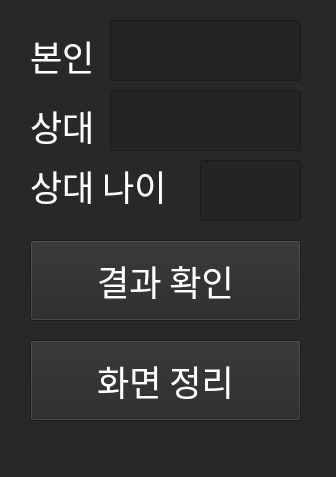
<?xml version="1.0" encoding="UTF-8"?>
<ui version="4.0">
 <class>MainWindow</class>
 <widget class="QMainWindow" name="MainWindow">
  <property name="geometry">
   <rect>
    <x>0</x>
    <y>0</y>
    <width>336</width>
    <height>477</height>
   </rect>
  </property>
  <property name="windowTitle">
   <string>MainWindow</string>
  </property>
  <property name="autoFillBackground">
   <bool>false</bool>
  </property>
  <property name="styleSheet">
   <string notr="true">background-color: rgb(40, 40, 40);</string>
  </property>
  <widget class="QWidget" name="centralwidget">
   <widget class="QLabel" name="label">
    <property name="geometry">
     <rect>
      <x>30</x>
      <y>20</y>
      <width>181</width>
      <height>71</height>
     </rect>
    </property>
    <property name="font">
     <font>
      <family>궁서체</family>
      <pointsize>26</pointsize>
      <underline>false</underline>
     </font>
    </property>
    <property name="styleSheet">
     <string notr="true">color: rgb(255, 255, 255);</string>
    </property>
    <property name="text">
     <string>본인</string>
    </property>
   </widget>
   <widget class="QLabel" name="label_2">
    <property name="geometry">
     <rect>
      <x>30</x>
      <y>90</y>
      <width>181</width>
      <height>71</height>
     </rect>
    </property>
    <property name="font">
     <font>
      <family>궁서체</family>
      <pointsize>26</pointsize>
      <underline>false</underline>
     </font>
    </property>
    <property name="styleSheet">
     <string notr="true">color: rgb(255, 255, 255);</string>
    </property>
    <property name="text">
     <string>상대</string>
    </property>
   </widget>
   <widget class="QLabel" name="label_3">
    <property name="geometry">
     <rect>
      <x>30</x>
      <y>150</y>
      <width>181</width>
      <height>71</height>
     </rect>
    </property>
    <property name="font">
     <font>
      <family>궁서체</family>
      <pointsize>26</pointsize>
      <underline>false</underline>
     </font>
    </property>
    <property name="styleSheet">
     <string notr="true">color: rgb(255, 255, 255);</string>
    </property>
    <property name="text">
     <string>상대 나이</string>
    </property>
   </widget>
   <widget class="QPushButton" name="btn_result">
    <property name="geometry">
     <rect>
      <x>30</x>
      <y>240</y>
      <width>271</width>
      <height>81</height>
     </rect>
    </property>
    <property name="font">
     <font>
      <family>궁서체</family>
      <pointsize>26</pointsize>
     </font>
    </property>
    <property name="styleSheet">
     <string notr="true">color: rgb(255, 255, 255);</string>
    </property>
    <property name="text">
     <string>결과 확인</string>
    </property>
   </widget>
   <widget class="QPushButton" name="btn_clear">
    <property name="geometry">
     <rect>
      <x>30</x>
      <y>340</y>
      <width>271</width>
      <height>81</height>
     </rect>
    </property>
    <property name="font">
     <font>
      <family>궁서체</family>
      <pointsize>26</pointsize>
     </font>
    </property>
    <property name="styleSheet">
     <string notr="true">color: rgb(255, 255, 255);</string>
    </property>
    <property name="text">
     <string>화면 정리</string>
    </property>
   </widget>
   <widget class="QLineEdit" name="myNameEdit">
    <property name="geometry">
     <rect>
      <x>110</x>
      <y>20</y>
      <width>191</width>
      <height>61</height>
     </rect>
    </property>
    <property name="font">
     <font>
      <family>궁서체</family>
      <pointsize>26</pointsize>
     </font>
    </property>
    <property name="styleSheet">
     <string notr="true">background-color: rgb(36, 36, 36);
color: rgb(255, 255, 255);</string>
    </property>
    <property name="text">
     <string/>
    </property>
   </widget>
   <widget class="QLineEdit" name="urNameEdit">
    <property name="geometry">
     <rect>
      <x>110</x>
      <y>90</y>
      <width>191</width>
      <height>61</height>
     </rect>
    </property>
    <property name="font">
     <font>
      <family>궁서체</family>
      <pointsize>26</pointsize>
     </font>
    </property>
    <property name="styleSheet">
     <string notr="true">background-color: rgb(36, 36, 36);
color: rgb(255, 255, 255);</string>
    </property>
   </widget>
   <widget class="QLineEdit" name="urAgeEdit">
    <property name="geometry">
     <rect>
      <x>200</x>
      <y>160</y>
      <width>101</width>
      <height>61</height>
     </rect>
    </property>
    <property name="font">
     <font>
      <family>궁서체</family>
      <pointsize>26</pointsize>
     </font>
    </property>
    <property name="styleSheet">
     <string notr="true">background-color: rgb(36, 36, 36);
color: rgb(255, 255, 255);</string>
    </property>
   </widget>
  </widget>
  <widget class="QMenuBar" name="menubar">
   <property name="geometry">
    <rect>
     <x>0</x>
     <y>0</y>
     <width>336</width>
     <height>22</height>
    </rect>
   </property>
  </widget>
  <widget class="QStatusBar" name="statusbar"/>
 </widget>
 <resources/>
 <connections>
  <connection>
   <sender>btn_result</sender>
   <signal>clicked()</signal>
   <receiver>MainWindow</receiver>
   <slot>print_result()</slot>
   <hints>
    <hint type="sourcelabel">
     <x>260</x>
     <y>295</y>
    </hint>
    <hint type="destinationlabel">
     <x>322</x>
     <y>300</y>
    </hint>
   </hints>
  </connection>
  <connection>
   <sender>btn_clear</sender>
   <signal>clicked()</signal>
   <receiver>MainWindow</receiver>
   <slot>clear()</slot>
   <hints>
    <hint type="sourcelabel">
     <x>282</x>
     <y>399</y>
    </hint>
    <hint type="destinationlabel">
     <x>330</x>
     <y>414</y>
    </hint>
   </hints>
  </connection>
 </connections>
 <slots>
  <slot>print_result()</slot>
  <slot>clear()</slot>
 </slots>
</ui>
